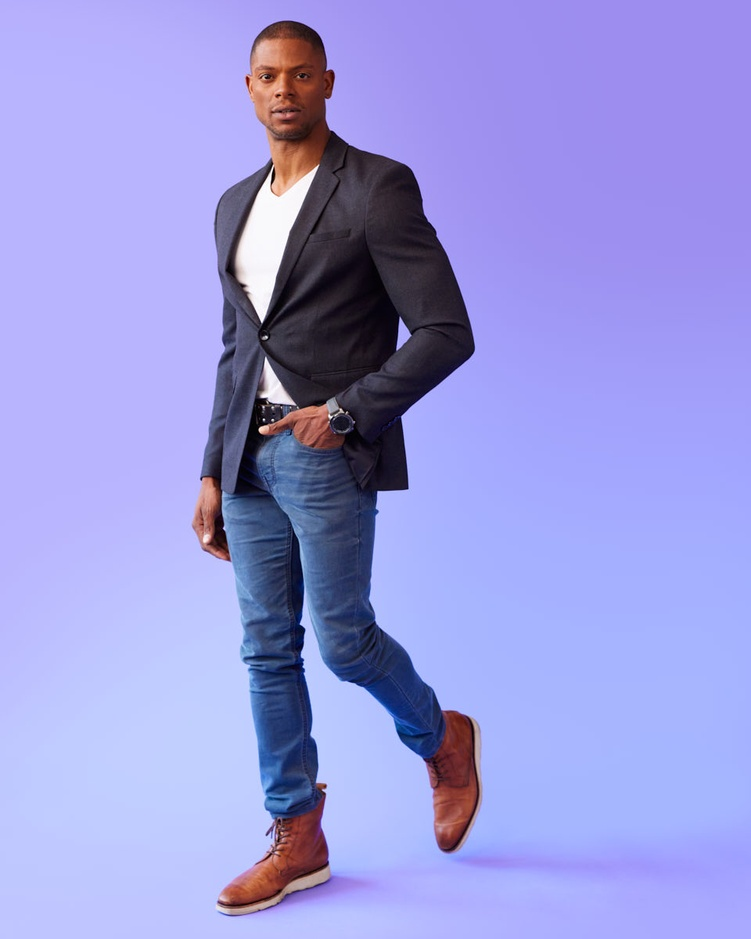
#> input picture persons/person2.jpg, 751 x 939 px, shrunk from 960 x 1200 before the run
$ jupyter execute --allow-errors mask4vton.ipynb   (shell and % lines are left out)
#> lines starting #> are read from the running program, lines starting #| are printed output that depends on the picture
### classification/model.py
import numpy as np
import torch
import torch.nn as nn
import torch.nn.init as init

# [11 lines left out: function _weights_init, not called in this run]

class BasicBlock(nn.Module):
    expansion = 1

    # [21 lines left out: functions __init__, forward, not called in this run]

class ResNet(nn.Module):
    def __init__(self, block, num_blocks):
        super(ResNet, self).__init__()
        self.in_planes = 64

        self.conv1 = nn.Conv2d(1, 64, kernel_size=3, stride=1, padding=1, bias=False)
        self.bn1 = nn.BatchNorm2d(64)
        self.relu = nn.ReLU(inplace=True)

        self.layer1 = self._make_layer(block,  64, num_blocks[0], stride=1)
        self.layer2 = self._make_layer(block, 128, num_blocks[1], stride=2)
        self.layer3 = self._make_layer(block, 256, num_blocks[2], stride=2)
        self.customed_linear = nn.Sequential(
            torch.nn.AdaptiveAvgPool2d((1, 1)),
            torch.nn.Flatten(),
            torch.nn.BatchNorm1d(256 * block.expansion),
            torch.nn.Dropout(0.2),
            torch.nn.Linear(256 * block.expansion, 10),
            torch.nn.BatchNorm1d(10)
            )

        self.apply(_weights_init)

    # [16 lines left out: functions _make_layer, forward, not called in this run]

### mask4vton.ipynb
[cell 1]
import numpy as np
import torch
from torchvision import transforms
import matplotlib.pyplot as plt

from tqdm import tqdm
import os
import cv2

from PIL import Image
from classification.model import ResNet, BasicBlock
os.environ["CUDA_VISIBLE_DEVICES"] = "5"

[cell 2]
## Make sure you work in Mask4VTON directory
%cd Mask4VTON

## Config

[cell 3]
cls_ori_classes = ['T-shirt/top','Trouser','Pullover','Dress','Coat','Sandal','Shirt','Sneaker','Bag','Ankle Boot']
cls_custom_classes = {
    "top": ['T-shirt/top','Shirt','Pullover'], # only upper body
    "long-pants": ['Trouser'], # pants and legs
    "shorts": ['Shorts'], # pants only
    "shoes": ['Sandal','Sneaker','Ankle Boot'],
    "Above-knee": ['Dress', 'Coat'], # whole body
    "whole-body": []
}


cls_ckptspath = "checkpoints/cls_resnet.pth"
seg_ckptspath = "checkpoints/seg_mask2former.pth"
person_img_dir = "../persons"
clothes_img_dir = "../clothes"

## TODO: MODIFY YOUR IMAGE PATH
## Image file should be one of the following format: jpg, jpeg, png
## Important: clothes image must have a white background in this method
## due the limitation of my classification model
person_file = "person2.jpg"
clothes_file = "short_dress.jpg"


person_img_path = os.path.join(person_img_dir, person_file)
clothes_img_path = os.path.join(clothes_img_dir, clothes_file)
output_dir = "../person_seg"

## Product Image Classification

[cell 4]
# [75 lines left out: functions make_square, get_bounding_box, image_preprocess, not called in this run]

def load_model(model, model_path):
    model.load_state_dict(torch.load(model_path)['model_state_dict'])
    return model


#> (the rest of this cell did not finish here and is left out)

[cell 5]
person_file_name = person_img_path.split("/")[-1].split(".")[0]
if not os.path.exists(os.path.join(output_dir[1:], person_file_name)):
    os.system(f"bash ./sssegmentation/scripts/inference.sh ssseg/configs/mask2former/mask2former_cihp.py ../{seg_ckptspath} --imagepath {person_img_path} --outputdir {output_dir}")

[cell 6]
ori_image = cv2.imread(person_img_path[1:])
#> ori_image is the input picture: shape (939, 751, 3); mean B, G, R 220.1, 153.7, 154.4
masked_image = cv2.imread(os.path.join(output_dir.split("/")[-1], person_file_name, "image_mask.png"))
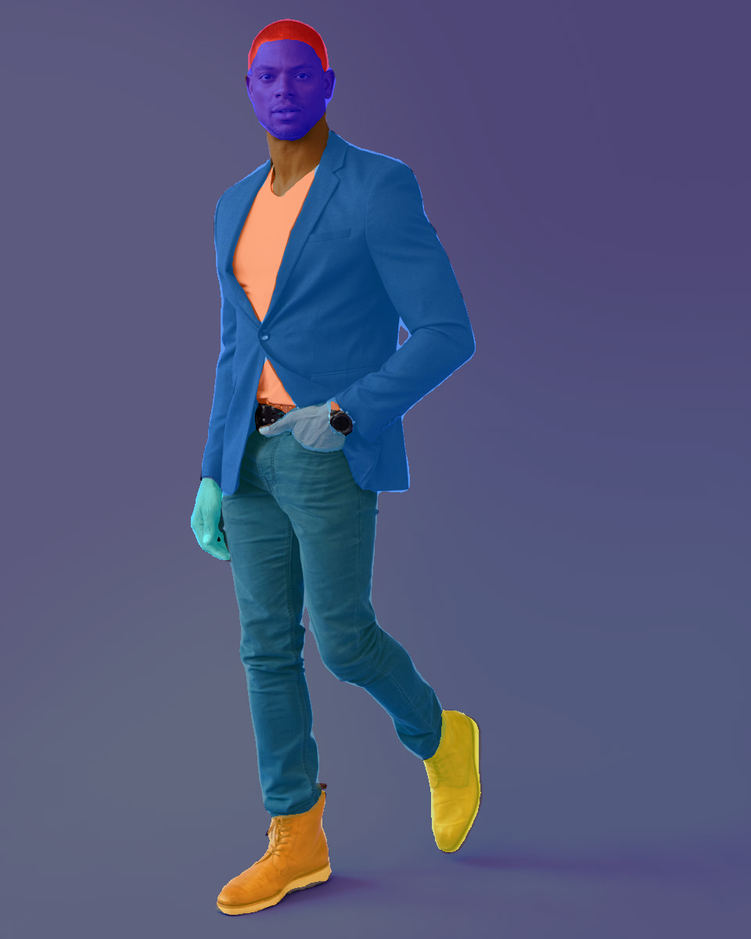
#> input picture person_seg/person2/image_mask.png, 751 x 939 px, shrunk from 960 x 1200 before the run
#> masked_image is the input picture: shape (939, 751, 3); mean B, G, R 123.3, 87.1, 81
color_mask = cv2.imread(os.path.join(output_dir.split("/")[-1], person_file_name, "color_mask.png"))
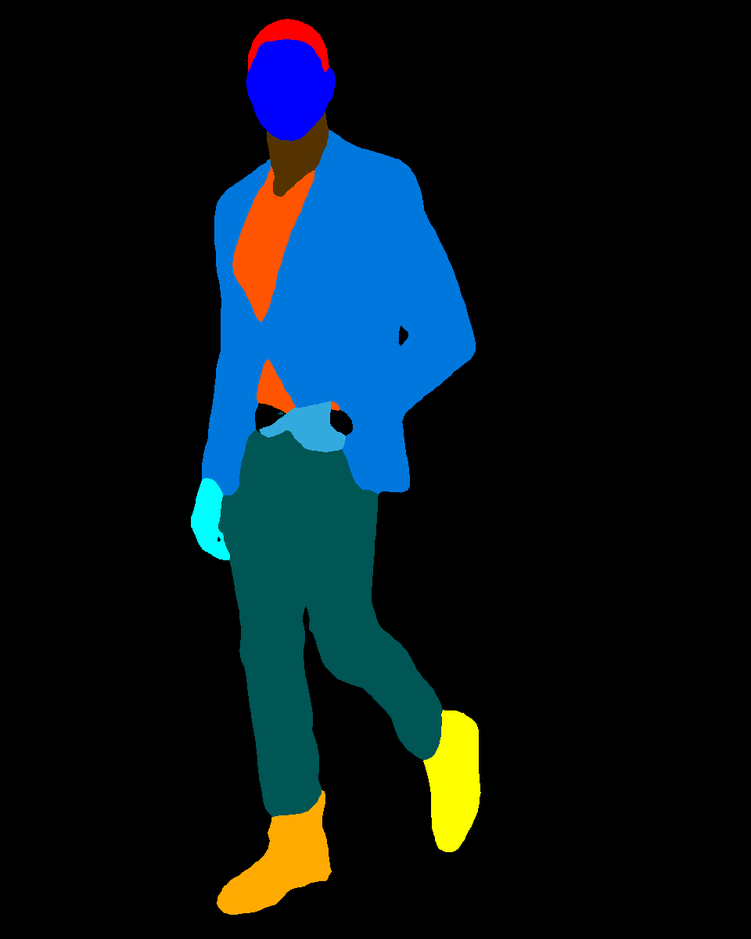
#> input picture person_seg/person2/color_mask.png, 751 x 939 px, shrunk from 960 x 1200 before the run
#> color_mask is the input picture: shape (939, 751, 3); mean B, G, R 27, 20.9, 8

plt.subplot(1, 3, 1)
plt.imshow(cv2.cvtColor(ori_image, cv2.COLOR_BGR2RGB))
plt.title("Original Image")

plt.subplot(1, 3, 2)
plt.imshow(cv2.cvtColor(masked_image, cv2.COLOR_BGR2RGB))
plt.title("Masked Image")

plt.subplot(1, 3, 3)
plt.imshow(cv2.cvtColor(color_mask, cv2.COLOR_BGR2RGB))
plt.title("Color Mask")
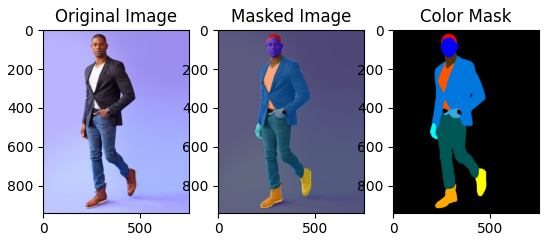
#> figure drawn by matplotlib, 3 panels

[cell 7]
mask = cv2.imread(os.path.join(output_dir.split("/")[-1], person_file_name, "mask.png"), cv2.IMREAD_UNCHANGED)
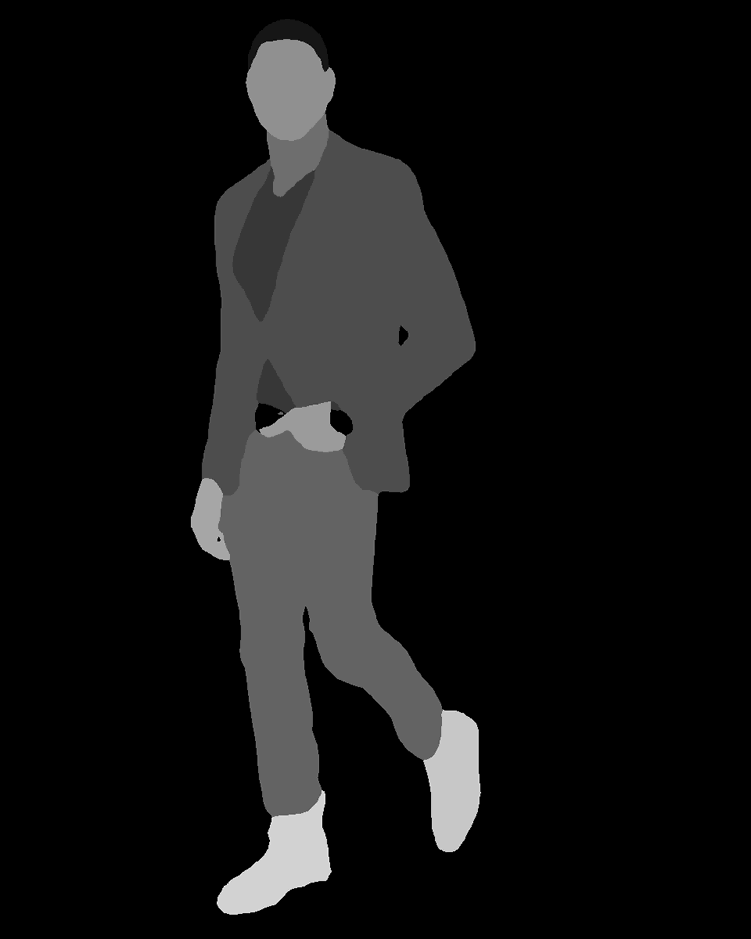
#> input picture person_seg/person2/mask.png, 751 x 939 px, shrunk from 960 x 1200 before the run
#> mask is the input picture: shape (939, 751); min 0, max 23, mean 1.8

cls_custom_classes = {
    "top": ['T-shirt/top','Shirt','Pullover'], # only upper body
    "long-pants": ['Trouser'], # pants and legs
    "shorts": ['Shorts'], # pants only
    "shoes": ['Sandal','Sneaker','Ankle Boot'],
    "Above-knee": ['Dress', 'Coat'], # whole body
    "whole-body": []
}

# upper body: upperclothers, dress, coat, torsoSkin, leftArm, rightArm
upper_body = [5, 6, 7, 14, 15, 10]
# lower_body: pants, skirt, leftLeg, rightLeg
lower_body = [9, 11, 16, 17]
# shorts: shorts
shorts = [9]
# shoes:
shoes = [8, 18, 19]


#> (the rest of this cell did not finish here and is left out)
